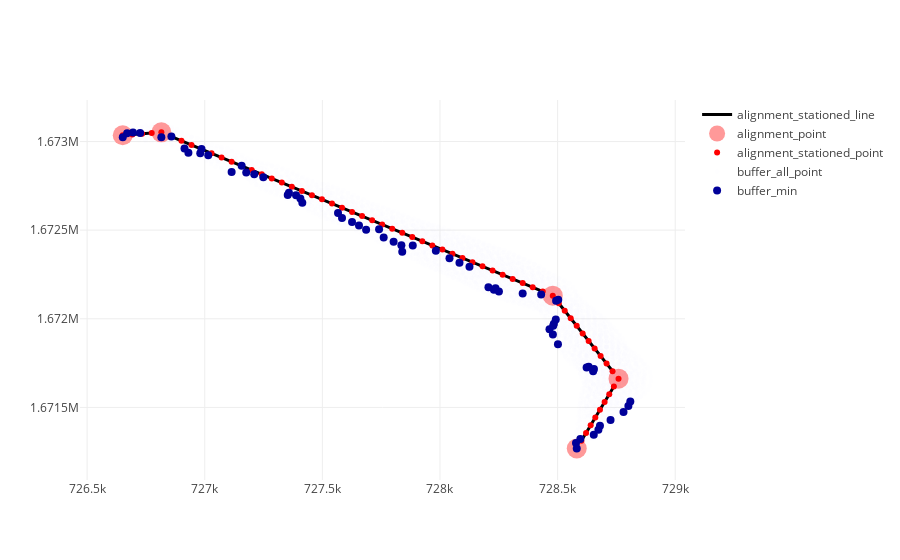

Notebook code cell kept with this figure:
### Code cell
alignment_stationed_line_plot = go.Scatter(
    x=alignment_stationed_df['x_align'].tolist(),
    y=alignment_stationed_df['y_align'].tolist(),
    line=dict(width=3,
              color='rgb(0, 0, 0)'),
    name ="alignment_stationed_line"
)

alignment_point_plot = go.Scatter(
    x=alignment_df['Easting'].tolist(),
    y=alignment_df['Northing'].tolist(),
    name ="alignment_point",
    mode = "markers",
    marker = dict(
        size = 20,
        color = 'rgb(255, 153, 153)'
    )
)

alignment_stationed_point_plot = go.Scatter(
    x=alignment_stationed_df['x_align'].tolist(),
    y=alignment_stationed_df['y_align'].tolist(),
    mode = "markers",
    name ="alignment_stationed_point",
    marker = dict(
        size = 6,
        color = 'rgb(255, 0, 0)'
    )
)

buffer_all_df_point_plot = go.Scatter(
    x=buffer_all_df['x_buffer'].tolist(),
    y=buffer_all_df['y_buffer'].tolist(),
    mode = "markers",
    name ="buffer_all_point",
     marker = dict(
        size = 6,
        color = 'rgba(0, 0, 153, 0.005)'  #use for high resolution
        #color = 'rgba(0, 0, 153, 0.4)'  #use for low resolution
    )
)
buffer_min_df_point_plot = go.Scatter(
    x=buffer_all_df_sel['x_buffer'].tolist(),
    y=buffer_all_df_sel['y_buffer'].tolist(),
    mode = "markers",
    name ="buffer_min",
     marker = dict(
        size = 8,
        color = 'rgb(0, 0, 153)'
    )
)

data = [alignment_stationed_line_plot, alignment_point_plot, alignment_stationed_point_plot, 
        buffer_all_df_point_plot, buffer_min_df_point_plot]


fig = go.Figure(data=data)
plotly.offline.iplot(fig, show_link=False, filename='stacked-area-plot')
